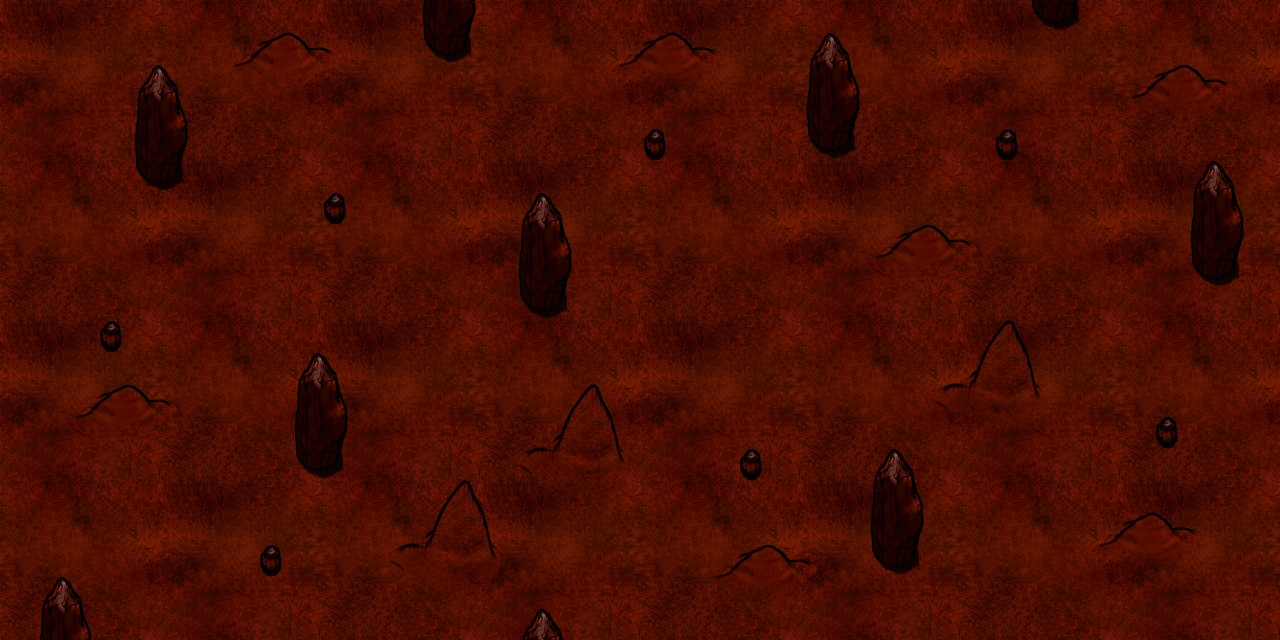

The image is a tile-based game level rendered from a .tmx file. Its description and source (layers, tilesets, objects; grid data summarised) follow:
An orthogonal 40x20 tile map with 32x32 px tiles, 2 tile layers (Kachelebene 1, Kachelebene 2), 2 tilesets and 2 objects (player1, player2).

<map version="1.0" orientation="orthogonal" width="40" height="20" tilewidth="32" tileheight="32">
 <tileset firstgid="1" name="tile_ground" tilewidth="32" tileheight="32">
  <image source="tiles/tile_ground.png" width="320" height="320" />
 </tileset>
 <tileset firstgid="101" source="tiles/desert-environment.tsx" />
 <layer name="Kachelebene 1" width="40" height="20">
  <data>[800 cells, 800 non-empty, 100 distinct tile ids]</data>
 </layer>
 <layer name="Kachelebene 2" width="40" height="20">
  <data>[800 cells, 171 non-empty, 33 distinct tile ids]</data>
 </layer>
 <objectgroup name="Objektebene 1" width="40" height="20">
  <object name="spawn" type="player1" x="160" y="480" width="32" height="32">
   <properties>
    <property name="money" value="10000" />
   </properties>
  </object>
  <object name="spawn" type="player2" x="1056" y="224" width="32" height="32">
   <properties>
    <property name="money" value="10000" />
   </properties>
  </object>
 </objectgroup>
</map>
